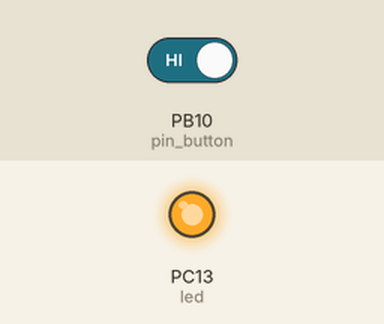
Simulated run of this program. Board: STM32 Blue Pill. Parts: output pins drawn as LEDs (lit = HIGH). The inputs (shaded band) are chosen by the test bench; at power-on: PB10 (pin_button) HIGH. Random numbers use the default seed unless the program sets one; USB keyboard and mouse output is not drawn.

Above: at 5.8 s.
5.9 s: PB10 (pin_button) driven LOW
At 10.8 s:
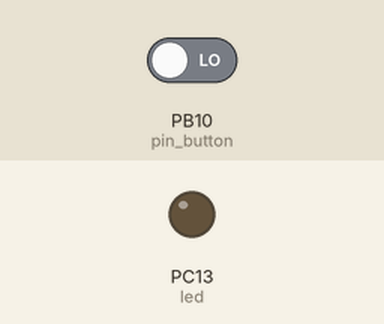
11.6 s: PB10 (pin_button) driven HIGH
Timing chart, 0 to 14.6 s (numbered marks = the images above; inputs shaded):
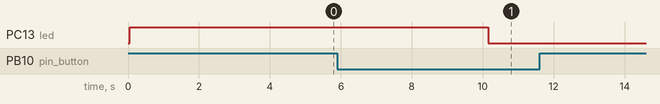

The program:

main.cpp
```cpp
#include <Arduino.h>
#include <Mouse.h>
#include <Keyboard.h>

#define pin_button PB10
#define led PC13

bool start_stop;
bool work = 1 ;
int slideX=0;
int slideY=0;
int scrol=0;


void setup()
{
  pinMode(pin_button,INPUT_PULLUP);
  pinMode(led,OUTPUT);

  Mouse.begin();
  Keyboard.begin();
}

void loop()
{
  slideX=random(-200,200);

  slideY=random(-200,200);

  scrol=random(-5,5);


  start_stop=digitalRead(pin_button);
  delay(50);
  start_stop=digitalRead(pin_button);
  if (start_stop==0)
  {
    work=!work;
  }
  digitalWrite(led,work);
  if (work==0)
  {
   /*
   Keyboard.print(slideX);
   Keyboard.print("+");
   Keyboard.print(slideY);
   Keyboard.print("+");
   Keyboard.print(scrol);
   Keyboard.print("\n");
   */
   Mouse.move(slideX,slideY,scrol);
   //Mouse.move(slideX,slideY,0);
  }

  delay(5000);

}
```

Measured:
- after the input at 5.9 s, PC13 (led): HIGH → LOW after 4.3 s
- after the input at 11.6 s, every drawn part: stays the same
